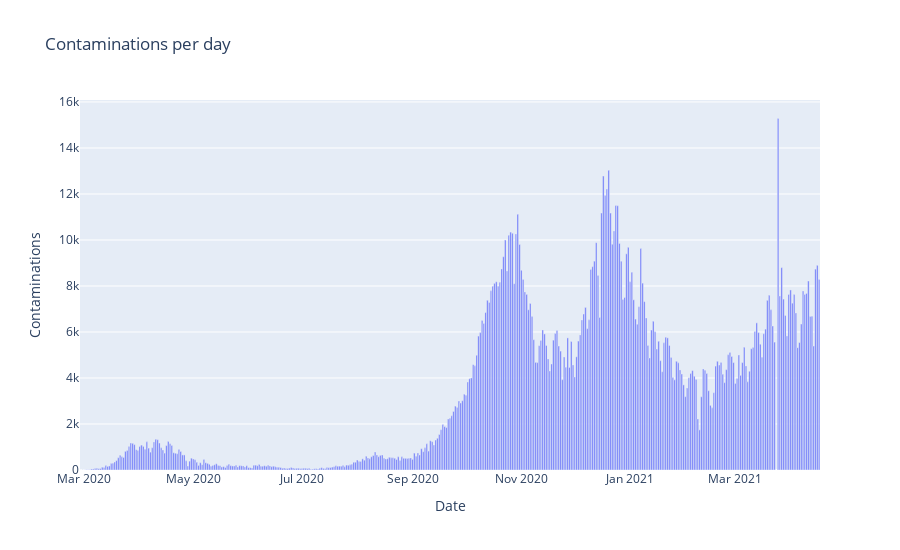
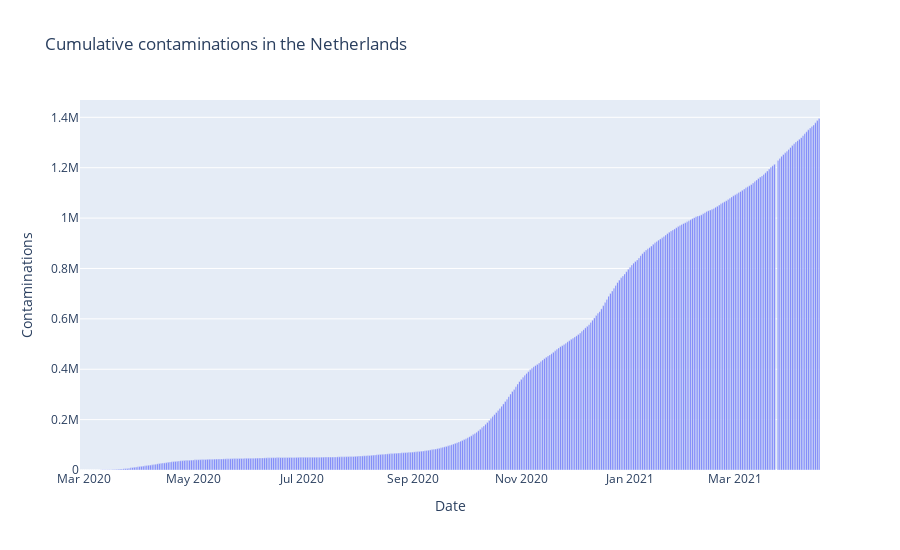

Notebook code cell kept with these figures, in order:
### Code cell
# plot contaminations and cumulative contaminations
contaminations = px.bar(x=cov_bes_date, y=num_bes, height=550, 
               title='Contaminations per day')
contaminations.update_layout(xaxis_title = "Date", yaxis_title = "Contaminations")
contaminations.show()

contaminations_cum = px.bar(x=cov_bes_date, y=num_cum, height=550, 
               title='Cumulative contaminations in the Netherlands')

contaminations_cum.update_layout(xaxis_title = "Date", yaxis_title = "Cumulative ontaminations")

contaminations_cum.show()

### Figure 1 — Plotly figure (JSON) as saved in the notebook; plotly's stock layout.template omitted (floating-point values rounded to 4 significant figures; data arrays with more than 128 entries replaced by an {"elided": "..."} marker saying what was removed)
{"data": [{"alignmentgroup": "True", "hovertemplate": "x=%{x}<br>y=%{y}<extra></extra>", "legendgroup": "", "marker": {"color": "#636efa", "pattern": {"shape": ""}}, "name": "", "offsetgroup": "", "orientation": "v", "showlegend": false, "textposition": "auto", "type": "bar", "x": {"elided": "414 str values"}, "xaxis": "x", "y": {"elided": "414 int values"}, "yaxis": "y"}], "layout": {"barmode": "relative", "height": 550, "legend": {"tracegroupgap": 0}, "title": {"text": "Contaminations per day"}, "xaxis": {"anchor": "y", "domain": [0, 1], "title": {"text": "Date"}}, "yaxis": {"anchor": "x", "domain": [0, 1], "title": {"text": "Contaminations"}}}}

### Figure 2 — Plotly figure (JSON) as saved in the notebook; plotly's stock layout.template omitted (floating-point values rounded to 4 significant figures; data arrays with more than 128 entries replaced by an {"elided": "..."} marker saying what was removed)
{"data": [{"alignmentgroup": "True", "hovertemplate": "x=%{x}<br>y=%{y}<extra></extra>", "legendgroup": "", "marker": {"color": "#636efa", "pattern": {"shape": ""}}, "name": "", "offsetgroup": "", "orientation": "v", "showlegend": false, "textposition": "auto", "type": "bar", "x": {"elided": "414 str values"}, "xaxis": "x", "y": {"elided": "414 int values"}, "yaxis": "y"}], "layout": {"barmode": "relative", "height": 550, "legend": {"tracegroupgap": 0}, "title": {"text": "Cumulative contaminations in the Netherlands"}, "xaxis": {"anchor": "y", "domain": [0, 1], "title": {"text": "Date"}}, "yaxis": {"anchor": "x", "domain": [0, 1], "title": {"text": "Contaminations"}}}}
